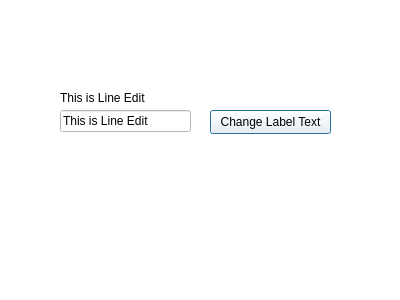
<?xml version="1.0" encoding="UTF-8"?>
<ui version="4.0">
 <class>Dialog</class>
 <widget class="QDialog" name="Dialog">
  <property name="geometry">
   <rect>
    <x>0</x>
    <y>0</y>
    <width>400</width>
    <height>300</height>
   </rect>
  </property>
  <property name="windowTitle">
   <string>Dialog</string>
  </property>
  <property name="styleSheet">
   <string notr="true">background-color: rgb(255, 255, 255);</string>
  </property>
  <widget class="QLineEdit" name="lineEdit">
   <property name="geometry">
    <rect>
     <x>60</x>
     <y>110</y>
     <width>131</width>
     <height>22</height>
    </rect>
   </property>
   <property name="text">
    <string>This is Line Edit</string>
   </property>
  </widget>
  <widget class="QLabel" name="label">
   <property name="geometry">
    <rect>
     <x>60</x>
     <y>90</y>
     <width>111</width>
     <height>16</height>
    </rect>
   </property>
   <property name="text">
    <string>This is Line Edit</string>
   </property>
  </widget>
  <widget class="QPushButton" name="btn">
   <property name="geometry">
    <rect>
     <x>210</x>
     <y>110</y>
     <width>121</width>
     <height>24</height>
    </rect>
   </property>
   <property name="text">
    <string>Change Label Text</string>
   </property>
  </widget>
 </widget>
 <resources/>
 <connections/>
</ui>
